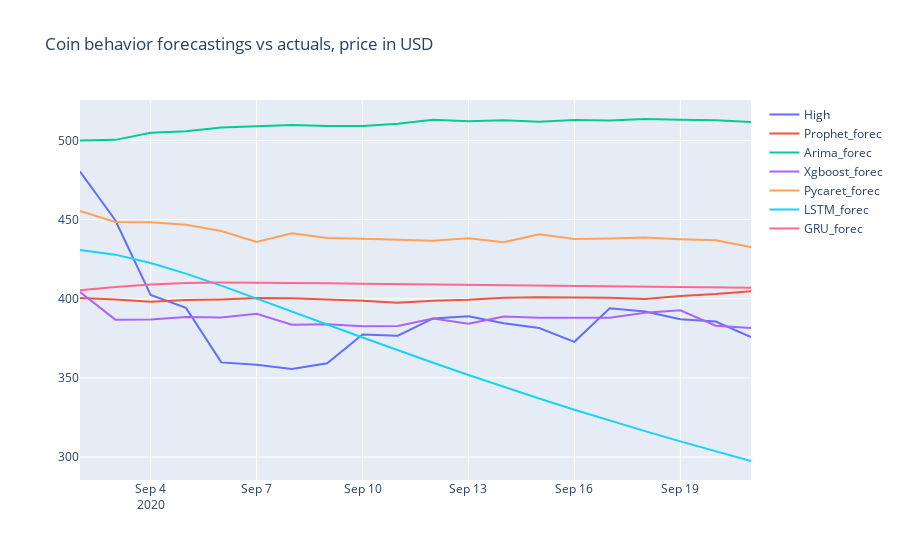

This figure's notebook cell:
### Code cell
import plotly.graph_objects as go
fig = go.Figure()

for i in my_coin_forecast_cp.columns:
    
    fig.add_trace(go.Scatter(x=my_coin_forecast_cp.index[-20:], y=my_coin_forecast_cp[i][-20:],
                    mode='lines',
                    name=i))
    
fig.update_layout(title="Coin behavior forecastings vs actuals, price in USD")

fig.show()
